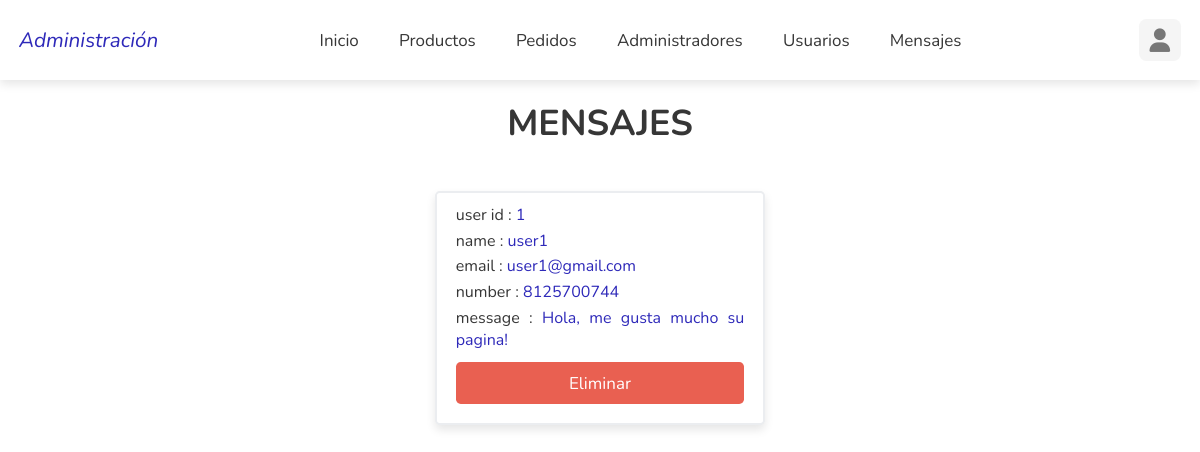
The page /admin/messages.php (signed in) on the database its author committed.
### tables this page shows
CREATE TABLE `messages` (
  `id` int(100) NOT NULL,
  `user_id` int(100) NOT NULL,
  `name` varchar(100) NOT NULL,
  `email` varchar(100) NOT NULL,
  `number` varchar(12) NOT NULL,
  `message` varchar(500) NOT NULL
);

### admin/messages.php (the view, shortened to what this page needs)
<?php
include '../componentes/connect.php';
?>
<!DOCTYPE html>
<html lang="en">
<head>
    <link rel="stylesheet" href="https://cdnjs.cloudflare.com/ajax/libs/font-awesome/6.2.1/css/all.min.css">
    <link rel="stylesheet" href="../css/admin_estilo.css">
</head>
<body>
    <?php
    include '../componentes/admin_header.php';
    ?>
    <section class="messages">
        <h1 class="heading">Mensajes</h1>
        <div class="box-container">
            <?php
            $select_messages = $conn->prepare("SELECT * FROM `messages`");
            $select_messages->execute();
            if ($select_messages->rowCount() > 0) {
                while ($fetch_messages = $select_messages->fetch(PDO::FETCH_ASSOC)) {
            ?>
                    <div class="box">
                        <p> user id : <span><?= $fetch_messages['user_id']; ?></span></p>
                        <p> name : <span><?= $fetch_messages['name']; ?></span></p>
                        <p> email : <span><?= $fetch_messages['email']; ?></span></p>
                        <p> number : <span><?= $fetch_messages['number']; ?></span></p>
                        <p> message : <span><?= $fetch_messages['message']; ?></span></p>
                        <a href="messages.php?delete=<?= $fetch_messages['id']; ?>" onclick="return confirm('Desea Eliminar este mensaje');" class="delete-btn">Eliminar</a>
                    </div>
            <?php
                }
            } else {
                echo '<p class="empty">No hay mensajes</p>';
            }
            ?>
        </div>
    </section>
</body>
</html>

### css/admin_estilo.css (style rules this page uses)
:root { --color-principal: #2e29b9; --verde: #29c539e7; --rojo: #e74d3ce3; --naranja: #e2b214d5; --negro: rgb(54, 54, 54); --blanco: #fff; --gris: #EBEDF0; --border: .3rem solid var(--gris); --box-shadow: 0 .5rem 1rem rgba(0, 0, 0, 0.1); --light-bg: #f5f5f5; --light-color: #777; }
* { font-family: 'Nunito', sans-serif; margin: 0; padding: 0; box-sizing: border-box; text-decoration: none; outline: none; border: none; }
html { font-size: 59%; overflow-x: hidden; }
body { background-color: linear-gradient(to bottom, #b8b8b87e 0%, #ffffff 100%); }
section { max-width: 1200px; margin: 0 auto; padding: 2rem; }
.btn, .btn-green, .delete-btn, .option-btn { display: block; margin-top: 1rem; border-radius: .5rem; cursor: pointer; width: 100%; font-size: 1.8rem; color: var(--blanco); padding: 1rem 3rem; text-transform: capitalize; text-align: center; }
.delete-btn { background-color: var(--rojo); }
.heading { text-align: center; margin-bottom: 4.5rem; text-transform: uppercase; color: var(--negro); font-size: 3.8rem; }
.messages .box-container { display: grid; grid-template-columns: repeat(auto-fit, 35rem); gap: 3rem; justify-content: center; align-items: flex-start; text-align: justify; }
.messages .box-container .box { background-color: var(--blanco); border-radius: .5rem; box-shadow: var(--box-shadow); border: var(--border); padding: 2rem; padding-left: 2rem; padding-top: 1rem; }
.messages .box-container .box p { padding: .2rem 0; font-size: 1.7rem; color: var(--negro); }
.messages .box-container .box p span { color: var(--color-principal); }

### rows shown on the page
messages: user "1", name "user1", email "user1@gmail.com", number "8125700744", message "Hola, me gusta mucho su pagina!"
